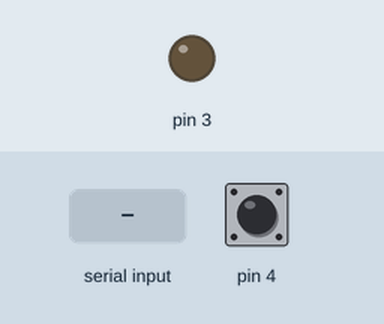
The sketch below on a simulated Arduino Uno, built with avr-gcc and run on an emulated ATmega328P. Shown: output pins drawn as LEDs (lit = HIGH). Dashed ring = blinking. The inputs (shaded band) are chosen by the test bench; at power-on: pin 4 HIGH.

Above: at 1.2 s.
1.3 s: pin 4 pulled LOW for 1 s
At 1.45 s:
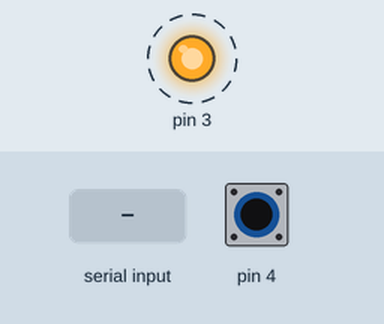
5.3 s: "C" received over Serial
At 6.5 s:
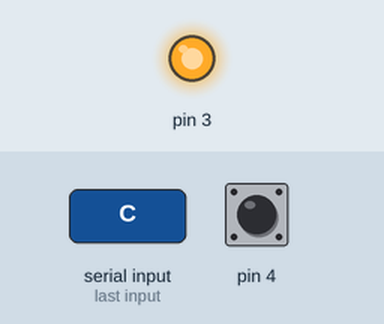
6.8 s: "B" received over Serial
At 7.7 s:
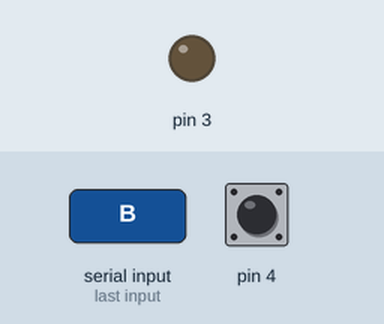
Timing chart, 0 to 9.3 s (numbered marks = the images above; inputs shaded):
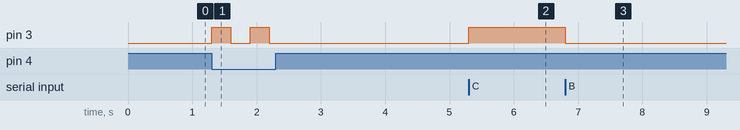

The sketch:

Control_led_con_visual_studio.ino
```cpp
void setup()
{
  pinMode(3, OUTPUT);
  pinMode(4, INPUT_PULLUP);
  Serial.begin(9600);

}

void loop()
{
if (Serial.available() != 0)
{
  char data = (char)Serial.read();
  switch (data)
  {
  case 'D':
  delay(10);
  Serial.print(digitalRead(3));
  break;
  case 'C':
  digitalWrite(3,!(digitalRead(3)));
  break;
  case 'B':
  digitalWrite(3,LOW);
  break;
  case 'A':
  digitalWrite(3,HIGH);
  break;
  }
}

if (digitalRead(4) == 0)
{
  digitalWrite(3,!(digitalRead(3)));
  delay(300);
}

}
```

Measured:
- after the input at 1.3 s, pin 3: alternates HIGH for 0.30 s and LOW for 0.30 s, 4 changes in all, then stays LOW, starting at once
- after the input at 5.3 s, pin 3: LOW → HIGH at once
- after the input at 6.8 s, pin 3: HIGH → LOW at once
